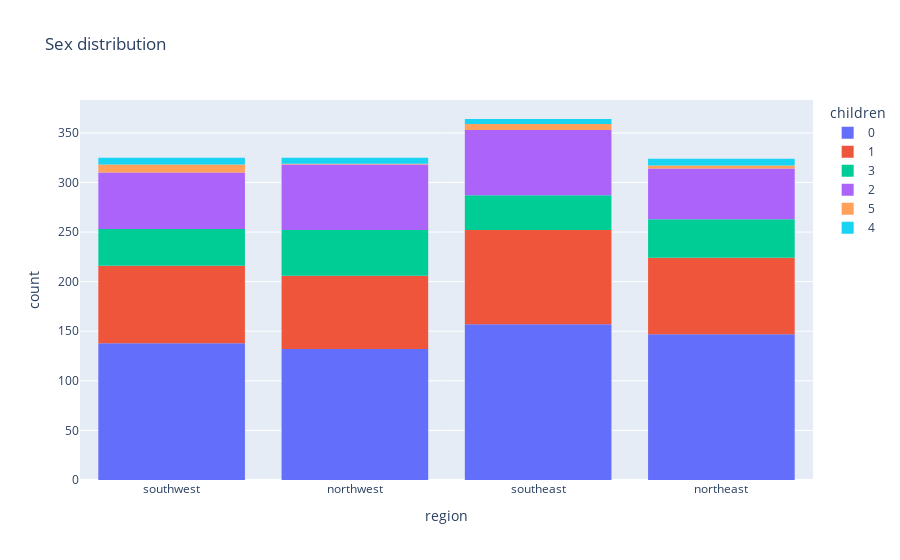

The notebook cell saved with this chart:
### Code cell


### Figure 1 — Plotly figure (JSON) as saved in the notebook; plotly's stock layout.template omitted (floating-point values rounded to 4 significant figures; data arrays with more than 128 entries replaced by an {"elided": "..."} marker saying what was removed)
{"data": [{"alignmentgroup": "True", "bingroup": "x", "hovertemplate": "children=0<br>region=%{x}<br>count=%{y}<extra></extra>", "legendgroup": "0", "marker": {"color": "#636efa"}, "name": "0", "offsetgroup": "0", "orientation": "v", "showlegend": true, "type": "histogram", "x": {"elided": "574 str values"}, "xaxis": "x", "yaxis": "y"}, {"alignmentgroup": "True", "bingroup": "x", "hovertemplate": "children=1<br>region=%{x}<br>count=%{y}<extra></extra>", "legendgroup": "1", "marker": {"color": "#EF553B"}, "name": "1", "offsetgroup": "1", "orientation": "v", "showlegend": true, "type": "histogram", "x": {"elided": "324 str values"}, "xaxis": "x", "yaxis": "y"}, {"alignmentgroup": "True", "bingroup": "x", "hovertemplate": "children=3<br>region=%{x}<br>count=%{y}<extra></extra>", "legendgroup": "3", "marker": {"color": "#00cc96"}, "name": "3", "offsetgroup": "3", "orientation": "v", "showlegend": true, "type": "histogram", "x": {"elided": "157 str values"}, "xaxis": "x", "yaxis": "y"}, {"alignmentgroup": "True", "bingroup": "x", "hovertemplate": "children=2<br>region=%{x}<br>count=%{y}<extra></extra>", "legendgroup": "2", "marker": {"color": "#ab63fa"}, "name": "2", "offsetgroup": "2", "orientation": "v", "showlegend": true, "type": "histogram", "x": {"elided": "240 str values"}, "xaxis": "x", "yaxis": "y"}, {"alignmentgroup": "True", "bingroup": "x", "hovertemplate": "children=5<br>region=%{x}<br>count=%{y}<extra></extra>", "legendgroup": "5", "marker": {"color": "#FFA15A"}, "name": "5", "offsetgroup": "5", "orientation": "v", "showlegend": true, "type": "histogram", "x": ["southwest", "northeast", "southwest", "southwest", "southeast", "southeast", "southwest", "southwest", "southeast", "southwest", "northwest", "southeast", "northeast", "southwest", "northeast", "southeast", "southwest", "southeast"], "xaxis": "x", "yaxis": "y"}, {"alignmentgroup": "True", "bingroup": "x", "hovertemplate": "children=4<br>region=%{x}<br>count=%{y}<extra></extra>", "legendgroup": "4", "marker": {"color": "#19d3f3"}, "name": "4", "offsetgroup": "4", "orientation": "v", "showlegend": true, "type": "histogram", "x": ["southeast", "northwest", "northeast", "northwest", "northwest", "northeast", "southeast", "northeast", "southwest", "southwest", "southwest", "southeast", "northeast", "northeast", "northwest", "southeast", "southeast", "southwest", "southwest", "northeast", "northwest", "southwest", "southwest", "northwest", "northeast"], "xaxis": "x", "yaxis": "y"}], "layout": {"barmode": "relative", "legend": {"title": {"text": "children"}, "tracegroupgap": 0}, "title": {"text": "Sex distribution"}, "xaxis": {"anchor": "y", "domain": [0, 1], "title": {"text": "region"}}, "yaxis": {"anchor": "x", "domain": [0, 1], "title": {"text": "count"}}}}
